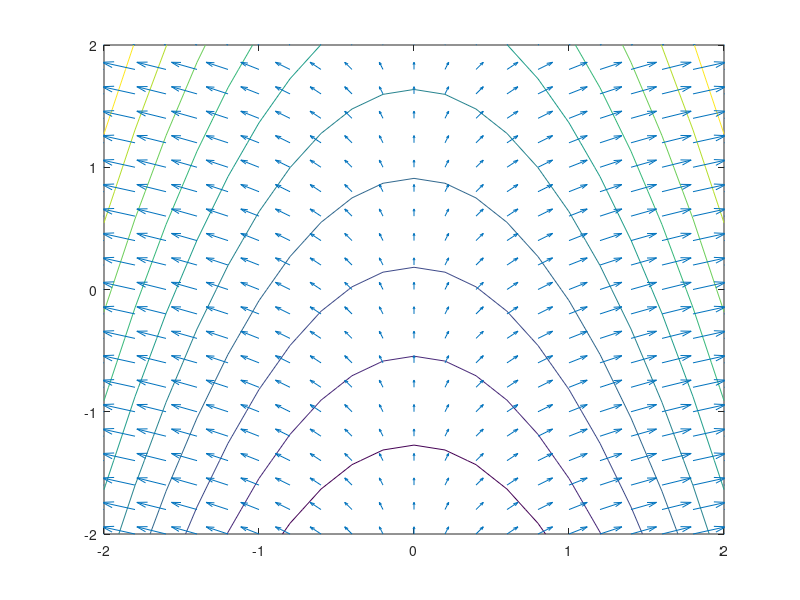

Write MATLAB code to recreate this figure.
% Timothy Smith
% 5/5/16
% gradiant defined as V the vector field =(dV/dx,dV,dy)
%_______________
[x,y]=meshgrid(-2:.2:2,-2:.2:2);
V=x.^2+y;
dx=2*x;
dy=dx; % setting dy=dx
dy(:,:)=1; % sets dy is same size as dx but all 1's
contour(x,y,V), hold on
quiver(x,y,dx,dy), hold off